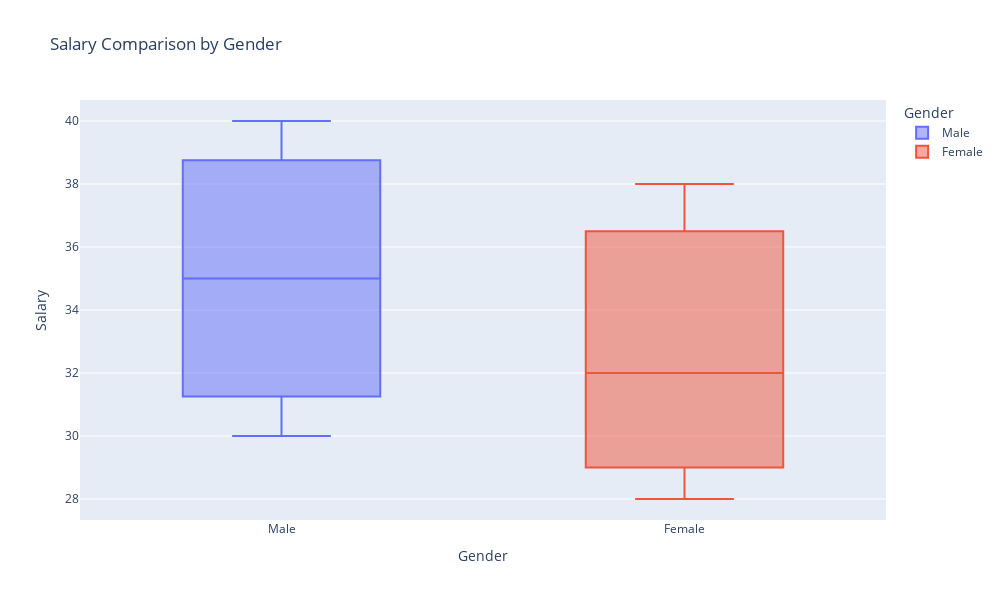

This figure's notebook cell:
### Markdown cell above
### Example 5: Gender-wise Salary Comparison

### Code cell
df4 = pd.DataFrame({
    "Gender": ["Male","Male","Male","Female","Female","Female"],
    "Salary": [30, 35, 40, 28, 32, 38]
})

fig = px.box(df4, x="Gender", y="Salary",color='Gender',
             title="Salary Comparison by Gender")
fig.update_layout(
    width=1000,   # increase width
    height=600) 

fig.show()

### Figure 1 — Plotly figure (JSON) as saved in the notebook; plotly's stock layout.template omitted (floating-point values rounded to 4 significant figures)
{"data": [{"alignmentgroup": "True", "hovertemplate": "Gender=%{x}<br>Salary=%{y}<extra></extra>", "legendgroup": "Male", "marker": {"color": "#636efa"}, "name": "Male", "notched": false, "offsetgroup": "Male", "orientation": "v", "showlegend": true, "type": "box", "x": ["Male", "Male", "Male"], "x0": " ", "xaxis": "x", "y": [30, 35, 40], "y0": " ", "yaxis": "y"}, {"alignmentgroup": "True", "hovertemplate": "Gender=%{x}<br>Salary=%{y}<extra></extra>", "legendgroup": "Female", "marker": {"color": "#EF553B"}, "name": "Female", "notched": false, "offsetgroup": "Female", "orientation": "v", "showlegend": true, "type": "box", "x": ["Female", "Female", "Female"], "x0": " ", "xaxis": "x", "y": [28, 32, 38], "y0": " ", "yaxis": "y"}], "layout": {"boxmode": "overlay", "height": 600, "legend": {"title": {"text": "Gender"}, "tracegroupgap": 0}, "title": {"text": "Salary Comparison by Gender"}, "width": 1000, "xaxis": {"anchor": "y", "autorange": true, "categoryarray": ["Male", "Female"], "categoryorder": "array", "domain": [0, 1], "range": [-0.5, 1.5], "title": {"text": "Gender"}, "type": "category"}, "yaxis": {"anchor": "x", "autorange": true, "domain": [0, 1], "range": [27.33, 40.67], "title": {"text": "Salary"}, "type": "linear"}}}
